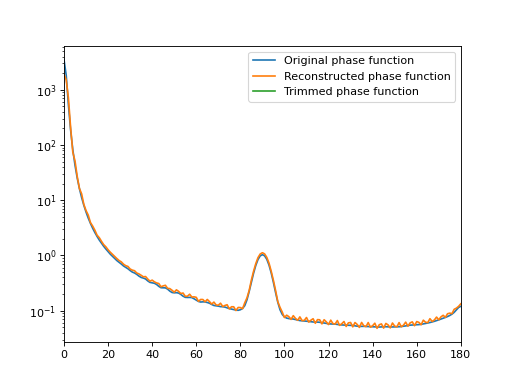

The script that drew this image:
from pathlib import Path
import matplotlib.pyplot as plt
import numpy as np
import pyrt

dust_dir = Path('/home/kyle/repos/pyRT_DISORT/anc/mars_dust')
phsfn = np.load(dust_dir / 'phase_function.npy')[:, 23, 0]
ang = np.load(dust_dir / 'scattering_angles.npy')

coeff = pyrt.decompose(phsfn, ang, 129)
trimmed_coeff = pyrt.set_negative_coefficients_to_0(coeff)

reconst_pf = pyrt.reconstruct(coeff, ang)
trim_reconst_pf = pyrt.reconstruct(trimmed_coeff, ang)

plt.semilogy(ang, phsfn, label='Original phase function')
plt.semilogy(ang, reconst_pf, label='Reconstructed phase function')
plt.semilogy(ang, trim_reconst_pf, label='Trimmed phase function')
plt.xlim(0, 180)
plt.legend()

plt.show()
